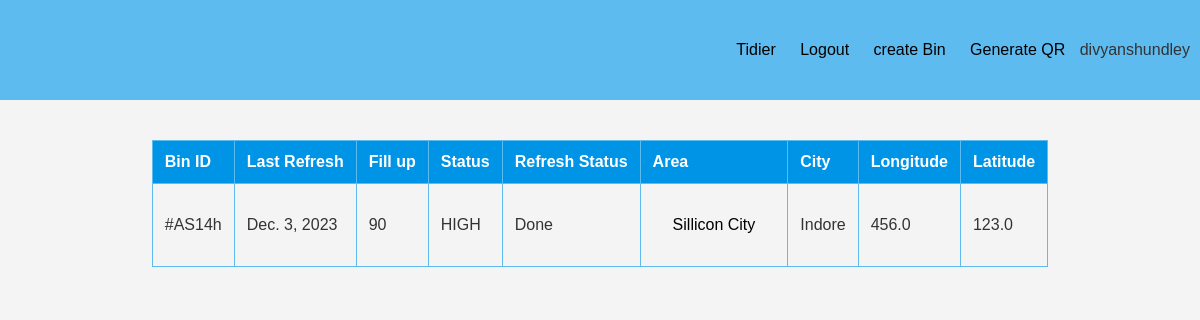
Page / (signed in) on the earlier database version.
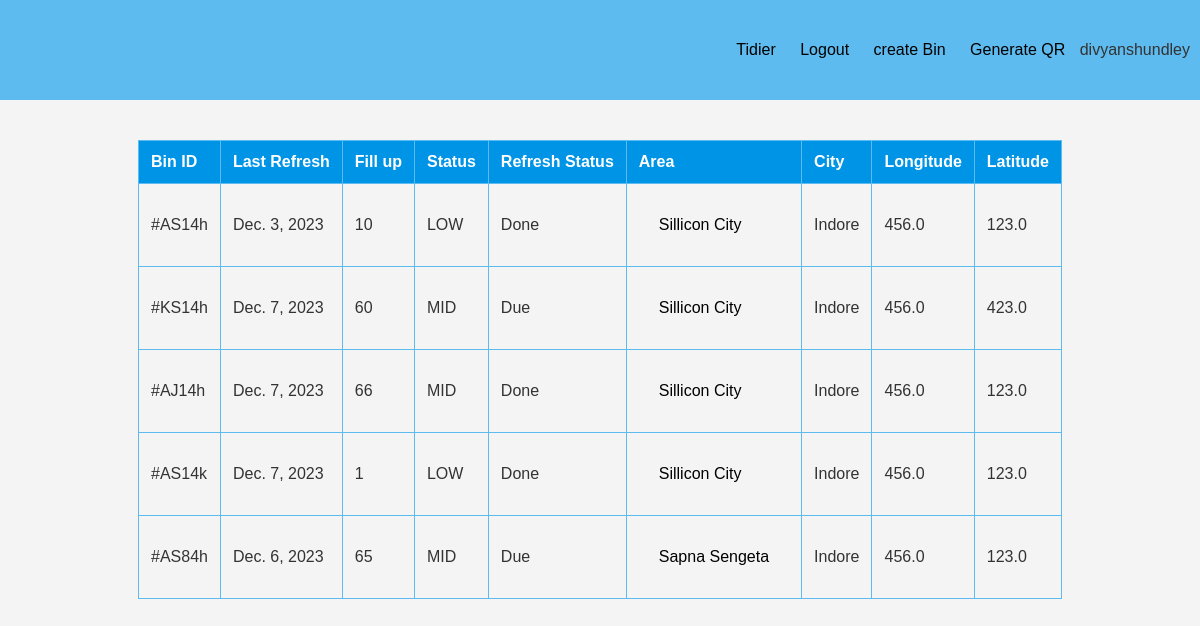
Same page on the later database version.
### members/models.py (models this page shows)
class BinsStats(models.Model):
    BinID = models.CharField(max_length=6, unique=True)
    status = models.CharField(max_length=4, blank=True,null=True)
    refreshStats = models.CharField(max_length=4, blank=True)
    lastRefresh = models.DateField(blank=True)
    fillUp = models.IntegerField(blank=True)
    Lat = models.CharField(blank=True, null=True,max_length=100)
    Lon = models.CharField(blank=True, null=True,max_length=100)
    Area = models.CharField(max_length=200, blank=True)
    City = models.CharField(max_length=200,blank=True)

### members/views.py (the view)
# urls.py: path('', views.members, name='members'),
def members(request):
    if request.user.is_authenticated:
        bins = BinsStats.objects.all()
        qr_code = BINQRs.objects.all()
        return render(request,"index.html",{'user':request.user.username,'bins':bins,'QR':qr_code})
    else:
        return redirect('UserLogin')

### members/templates/index.html (shortened to what this page needs)
<!DOCTYPE html>
<html lang="en">
<head>
</head>
<body>
    {% include "nav.html" %}
    <table class="workTab">
        <tr id="ths">
            <th>Bin ID</th>
            <th>Last Refresh</th>
            <th>Fill up</th>
            <th>Status</th>
            <th>Refresh Status</th>
            <th>Area</th>
            <th>City</th>
            <th>Longitude</th>
            <th>Latitude</th>
        </tr>
        {% for bin in bins %}
        <tr>
            <td{% if bin.tags %} class="{{ bin.tags }}" {% endif %}>{{ bin.BinID }}</td>
            <td{% if bin.tags %} class="{{ bin.tags }}" {% endif %}>{{ bin.lastRefresh }}</td>
            <td{% if bin.tags %} class="{{ bin.tags }}" {% endif %}>{{ bin.fillUp }}</td>
            <td{% if bin.tags %} class="{{ bin.tags }}" {% endif %}>{{ bin.status }}</td>
            <td{% if bin.tags %} class="{{ bin.tags }}" {% endif %}>{{ bin.refreshStats }}</td>
                                <td class="Area"><a target="_blank" id="query"
                                        href="https://www.google.com/search?q={{bin.Area}},+{{bin.City}}">{{bin.Area}}</a>
                                </td>
                                <td{% if bin.tags %} class="{{ bin.tags }}" {% endif %}>{{ bin.City }}</td>
                                    <td{% if bin.tags %} class="{{ bin.tags }}" {% endif %}>{{ bin.Lon }}</td>
                                        <td{% if bin.tags %} class="{{ bin.tags }}" {% endif %}>{{ bin.Lat }}</td>
        </tr>
        {% endfor %}
    </table>
</body>
</html>

Differences in the rows shown:
changed BinsStats "#AS14h": fillUp "90" → "10"; status "HIGH" → "LOW"
added BinsStats: BinID "#KS14h", lastRefresh "Dec. 7, 2023", fillUp "60", status "MID", refreshStats "Due", Area "Sillicon City", City "Indore", Lon "456.0", Lat "423.0"
added BinsStats: BinID "#AJ14h", lastRefresh "Dec. 7, 2023", fillUp "66", status "MID", refreshStats "Done", Area "Sillicon City", City "Indore", Lon "456.0", Lat "123.0"
added BinsStats: BinID "#AS14k", lastRefresh "Dec. 7, 2023", fillUp "1", status "LOW", refreshStats "Done", Area "Sillicon City", City "Indore", Lon "456.0", Lat "123.0"
added BinsStats: BinID "#AS84h", lastRefresh "Dec. 6, 2023", fillUp "65", status "MID", refreshStats "Due", Area "Sapna Sengeta", City "Indore", Lon "456.0", Lat "123.0"
